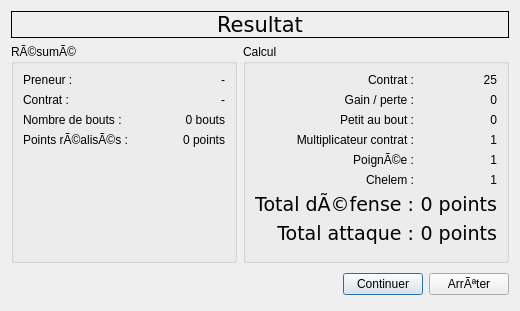
<ui version="4.0" >
 <class>ResultUI</class>
 <widget class="QDialog" name="ResultUI" >
  <property name="geometry" >
   <rect>
    <x>0</x>
    <y>0</y>
    <width>520</width>
    <height>311</height>
   </rect>
  </property>
  <property name="windowTitle" >
   <string>RÃ©sultat</string>
  </property>
  <layout class="QGridLayout" >
   <item row="0" column="0" colspan="2" >
    <widget class="QLabel" name="lblResultat" >
     <property name="sizePolicy" >
      <sizepolicy vsizetype="Fixed" hsizetype="Preferred" >
       <horstretch>0</horstretch>
       <verstretch>0</verstretch>
      </sizepolicy>
     </property>
     <property name="font" >
      <font>
       <family>Verdana</family>
       <pointsize>16</pointsize>
       <weight>50</weight>
       <italic>false</italic>
       <bold>false</bold>
       <underline>false</underline>
       <strikeout>false</strikeout>
      </font>
     </property>
     <property name="frameShape" >
      <enum>QFrame::Box</enum>
     </property>
     <property name="text" >
      <string>Resultat</string>
     </property>
     <property name="textFormat" >
      <enum>Qt::RichText</enum>
     </property>
     <property name="scaledContents" >
      <bool>false</bool>
     </property>
     <property name="alignment" >
      <set>Qt::AlignCenter</set>
     </property>
    </widget>
   </item>
   <item row="1" column="0" >
    <widget class="QGroupBox" name="groupBox" >
     <property name="title" >
      <string>RÃ©sumÃ©</string>
     </property>
     <layout class="QGridLayout" >
      <property name="leftMargin" >
       <number>9</number>
      </property>
      <property name="topMargin" >
       <number>9</number>
      </property>
      <property name="rightMargin" >
       <number>9</number>
      </property>
      <property name="bottomMargin" >
       <number>9</number>
      </property>
      <property name="horizontalSpacing" >
       <number>6</number>
      </property>
      <property name="verticalSpacing" >
       <number>6</number>
      </property>
      <item row="0" column="0" >
       <layout class="QHBoxLayout" >
        <property name="spacing" >
         <number>6</number>
        </property>
        <property name="leftMargin" >
         <number>0</number>
        </property>
        <property name="topMargin" >
         <number>0</number>
        </property>
        <property name="rightMargin" >
         <number>0</number>
        </property>
        <property name="bottomMargin" >
         <number>0</number>
        </property>
        <item>
         <layout class="QVBoxLayout" >
          <property name="spacing" >
           <number>6</number>
          </property>
          <property name="leftMargin" >
           <number>0</number>
          </property>
          <property name="topMargin" >
           <number>0</number>
          </property>
          <property name="rightMargin" >
           <number>0</number>
          </property>
          <property name="bottomMargin" >
           <number>0</number>
          </property>
          <item>
           <widget class="QLabel" name="TextLabel1" >
            <property name="text" >
             <string>Preneur :</string>
            </property>
           </widget>
          </item>
          <item>
           <widget class="QLabel" name="TextLabel2" >
            <property name="text" >
             <string>Contrat :</string>
            </property>
           </widget>
          </item>
          <item>
           <widget class="QLabel" name="TextLabel3" >
            <property name="text" >
             <string>Nombre de bouts :</string>
            </property>
           </widget>
          </item>
          <item>
           <widget class="QLabel" name="TextLabel5" >
            <property name="text" >
             <string>Points rÃ©alisÃ©s :</string>
            </property>
           </widget>
          </item>
         </layout>
        </item>
        <item>
         <layout class="QVBoxLayout" >
          <property name="spacing" >
           <number>6</number>
          </property>
          <property name="leftMargin" >
           <number>0</number>
          </property>
          <property name="topMargin" >
           <number>0</number>
          </property>
          <property name="rightMargin" >
           <number>0</number>
          </property>
          <property name="bottomMargin" >
           <number>0</number>
          </property>
          <item>
           <widget class="QLabel" name="lblPreneur" >
            <property name="text" >
             <string>-</string>
            </property>
            <property name="alignment" >
             <set>Qt::AlignRight|Qt::AlignTrailing|Qt::AlignVCenter</set>
            </property>
           </widget>
          </item>
          <item>
           <widget class="QLabel" name="lblContrat" >
            <property name="text" >
             <string>-</string>
            </property>
            <property name="alignment" >
             <set>Qt::AlignRight|Qt::AlignTrailing|Qt::AlignVCenter</set>
            </property>
           </widget>
          </item>
          <item>
           <widget class="QLabel" name="lblNbBouts" >
            <property name="text" >
             <string>0 bouts</string>
            </property>
            <property name="alignment" >
             <set>Qt::AlignRight|Qt::AlignTrailing|Qt::AlignVCenter</set>
            </property>
           </widget>
          </item>
          <item>
           <widget class="QLabel" name="lblPoints" >
            <property name="text" >
             <string>0 points</string>
            </property>
            <property name="alignment" >
             <set>Qt::AlignRight|Qt::AlignTrailing|Qt::AlignVCenter</set>
            </property>
           </widget>
          </item>
         </layout>
        </item>
       </layout>
      </item>
      <item row="1" column="0" >
       <spacer>
        <property name="orientation" >
         <enum>Qt::Vertical</enum>
        </property>
        <property name="sizeHint" >
         <size>
          <width>20</width>
          <height>40</height>
         </size>
        </property>
       </spacer>
      </item>
     </layout>
    </widget>
   </item>
   <item row="1" column="1" >
    <widget class="QGroupBox" name="groupBox_2" >
     <property name="title" >
      <string>Calcul</string>
     </property>
     <layout class="QGridLayout" >
      <property name="leftMargin" >
       <number>9</number>
      </property>
      <property name="topMargin" >
       <number>9</number>
      </property>
      <property name="rightMargin" >
       <number>9</number>
      </property>
      <property name="bottomMargin" >
       <number>9</number>
      </property>
      <property name="horizontalSpacing" >
       <number>6</number>
      </property>
      <property name="verticalSpacing" >
       <number>6</number>
      </property>
      <item row="0" column="0" >
       <layout class="QHBoxLayout" >
        <property name="spacing" >
         <number>6</number>
        </property>
        <property name="leftMargin" >
         <number>0</number>
        </property>
        <property name="topMargin" >
         <number>0</number>
        </property>
        <property name="rightMargin" >
         <number>0</number>
        </property>
        <property name="bottomMargin" >
         <number>0</number>
        </property>
        <item>
         <layout class="QVBoxLayout" >
          <property name="spacing" >
           <number>6</number>
          </property>
          <property name="leftMargin" >
           <number>0</number>
          </property>
          <property name="topMargin" >
           <number>0</number>
          </property>
          <property name="rightMargin" >
           <number>0</number>
          </property>
          <property name="bottomMargin" >
           <number>0</number>
          </property>
          <item>
           <widget class="QLabel" name="TextLabel1_2" >
            <property name="text" >
             <string>Contrat :</string>
            </property>
            <property name="alignment" >
             <set>Qt::AlignRight|Qt::AlignTrailing|Qt::AlignVCenter</set>
            </property>
           </widget>
          </item>
          <item>
           <widget class="QLabel" name="TextLabel2_2" >
            <property name="text" >
             <string>Gain / perte :</string>
            </property>
            <property name="alignment" >
             <set>Qt::AlignRight|Qt::AlignTrailing|Qt::AlignVCenter</set>
            </property>
           </widget>
          </item>
          <item>
           <widget class="QLabel" name="TextLabel4_2" >
            <property name="text" >
             <string>Petit au bout :</string>
            </property>
            <property name="alignment" >
             <set>Qt::AlignRight|Qt::AlignTrailing|Qt::AlignVCenter</set>
            </property>
           </widget>
          </item>
          <item>
           <widget class="QLabel" name="TextLabel3_2" >
            <property name="text" >
             <string>Multiplicateur contrat :</string>
            </property>
            <property name="alignment" >
             <set>Qt::AlignRight|Qt::AlignTrailing|Qt::AlignVCenter</set>
            </property>
           </widget>
          </item>
          <item>
           <widget class="QLabel" name="TextLabel5_2" >
            <property name="text" >
             <string>PoignÃ©e :</string>
            </property>
            <property name="alignment" >
             <set>Qt::AlignRight|Qt::AlignTrailing|Qt::AlignVCenter</set>
            </property>
           </widget>
          </item>
          <item>
           <widget class="QLabel" name="TextLabel6_2" >
            <property name="text" >
             <string>Chelem :</string>
            </property>
            <property name="alignment" >
             <set>Qt::AlignRight|Qt::AlignTrailing|Qt::AlignVCenter</set>
            </property>
           </widget>
          </item>
          <item>
           <widget class="QLabel" name="TextLabel6_2_2" >
            <property name="font" >
             <font>
              <family>Verdana</family>
              <pointsize>14</pointsize>
              <weight>50</weight>
              <italic>false</italic>
              <bold>false</bold>
              <underline>false</underline>
              <strikeout>false</strikeout>
             </font>
            </property>
            <property name="text" >
             <string>Total dÃ©fense :</string>
            </property>
            <property name="alignment" >
             <set>Qt::AlignRight|Qt::AlignTrailing|Qt::AlignVCenter</set>
            </property>
           </widget>
          </item>
          <item>
           <widget class="QLabel" name="TextLabel6_2_2_2" >
            <property name="font" >
             <font>
              <family>Verdana</family>
              <pointsize>14</pointsize>
              <weight>50</weight>
              <italic>false</italic>
              <bold>false</bold>
              <underline>false</underline>
              <strikeout>false</strikeout>
             </font>
            </property>
            <property name="text" >
             <string>Total attaque :</string>
            </property>
            <property name="alignment" >
             <set>Qt::AlignRight|Qt::AlignTrailing|Qt::AlignVCenter</set>
            </property>
           </widget>
          </item>
         </layout>
        </item>
        <item>
         <layout class="QVBoxLayout" >
          <property name="spacing" >
           <number>6</number>
          </property>
          <property name="leftMargin" >
           <number>0</number>
          </property>
          <property name="topMargin" >
           <number>0</number>
          </property>
          <property name="rightMargin" >
           <number>0</number>
          </property>
          <property name="bottomMargin" >
           <number>0</number>
          </property>
          <item>
           <widget class="QLabel" name="lblPtContrat" >
            <property name="text" >
             <string>25</string>
            </property>
            <property name="alignment" >
             <set>Qt::AlignRight|Qt::AlignTrailing|Qt::AlignVCenter</set>
            </property>
           </widget>
          </item>
          <item>
           <widget class="QLabel" name="lblGains" >
            <property name="text" >
             <string>0</string>
            </property>
            <property name="alignment" >
             <set>Qt::AlignRight|Qt::AlignTrailing|Qt::AlignVCenter</set>
            </property>
           </widget>
          </item>
          <item>
           <widget class="QLabel" name="lblPetit" >
            <property name="text" >
             <string>0</string>
            </property>
            <property name="alignment" >
             <set>Qt::AlignRight|Qt::AlignTrailing|Qt::AlignVCenter</set>
            </property>
           </widget>
          </item>
          <item>
           <widget class="QLabel" name="lblMultiple" >
            <property name="text" >
             <string>1</string>
            </property>
            <property name="alignment" >
             <set>Qt::AlignRight|Qt::AlignTrailing|Qt::AlignVCenter</set>
            </property>
           </widget>
          </item>
          <item>
           <widget class="QLabel" name="lblPoignee" >
            <property name="text" >
             <string>1</string>
            </property>
            <property name="alignment" >
             <set>Qt::AlignRight|Qt::AlignTrailing|Qt::AlignVCenter</set>
            </property>
           </widget>
          </item>
          <item>
           <widget class="QLabel" name="lblChelem" >
            <property name="text" >
             <string>1</string>
            </property>
            <property name="alignment" >
             <set>Qt::AlignRight|Qt::AlignTrailing|Qt::AlignVCenter</set>
            </property>
           </widget>
          </item>
          <item>
           <widget class="QLabel" name="lblTotalDefense" >
            <property name="font" >
             <font>
              <family>Verdana</family>
              <pointsize>14</pointsize>
              <weight>50</weight>
              <italic>false</italic>
              <bold>false</bold>
              <underline>false</underline>
              <strikeout>false</strikeout>
             </font>
            </property>
            <property name="text" >
             <string>0 points</string>
            </property>
            <property name="alignment" >
             <set>Qt::AlignBottom|Qt::AlignRight|Qt::AlignTrailing</set>
            </property>
           </widget>
          </item>
          <item>
           <widget class="QLabel" name="lblTotalAttaque" >
            <property name="font" >
             <font>
              <family>Verdana</family>
              <pointsize>14</pointsize>
              <weight>50</weight>
              <italic>false</italic>
              <bold>false</bold>
              <underline>false</underline>
              <strikeout>false</strikeout>
             </font>
            </property>
            <property name="text" >
             <string>0 points</string>
            </property>
            <property name="alignment" >
             <set>Qt::AlignBottom|Qt::AlignRight|Qt::AlignTrailing</set>
            </property>
           </widget>
          </item>
         </layout>
        </item>
       </layout>
      </item>
      <item row="1" column="0" >
       <spacer>
        <property name="orientation" >
         <enum>Qt::Vertical</enum>
        </property>
        <property name="sizeHint" >
         <size>
          <width>20</width>
          <height>40</height>
         </size>
        </property>
       </spacer>
      </item>
     </layout>
    </widget>
   </item>
   <item row="2" column="0" colspan="2" >
    <layout class="QHBoxLayout" >
     <item>
      <spacer>
       <property name="orientation" >
        <enum>Qt::Horizontal</enum>
       </property>
       <property name="sizeHint" >
        <size>
         <width>271</width>
         <height>31</height>
        </size>
       </property>
      </spacer>
     </item>
     <item>
      <widget class="QPushButton" name="continueButton" >
       <property name="text" >
        <string>Continuer</string>
       </property>
      </widget>
     </item>
     <item>
      <widget class="QPushButton" name="stopButton" >
       <property name="text" >
        <string>ArrÃªter</string>
       </property>
      </widget>
     </item>
    </layout>
   </item>
  </layout>
 </widget>
 <resources/>
 <connections>
  <connection>
   <sender>continueButton</sender>
   <signal>clicked()</signal>
   <receiver>ResultUI</receiver>
   <slot>accept()</slot>
   <hints>
    <hint type="sourcelabel" >
     <x>426</x>
     <y>297</y>
    </hint>
    <hint type="destinationlabel" >
     <x>96</x>
     <y>254</y>
    </hint>
   </hints>
  </connection>
  <connection>
   <sender>stopButton</sender>
   <signal>clicked()</signal>
   <receiver>ResultUI</receiver>
   <slot>reject()</slot>
   <hints>
    <hint type="sourcelabel" >
     <x>481</x>
     <y>288</y>
    </hint>
    <hint type="destinationlabel" >
     <x>508</x>
     <y>305</y>
    </hint>
   </hints>
  </connection>
 </connections>
</ui>
